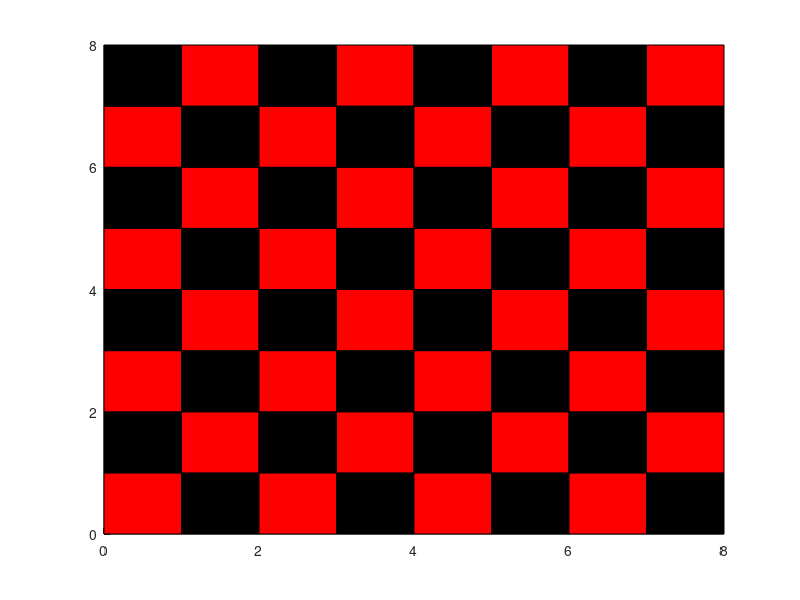

This figure's MATLAB source:
clear;

red = [1 0 0];
black = [0 0 0];

n = 7;

hold on;
for i = 0 : n
    for j = 0 : n
        x = [0 1 1 0] + i;
        y = [0 0 1 1] + j;
        if rem(i + j, 2) == 0
            v = red;
        else
            v = black;
        end
        fill(x, y, v);
    end
end
